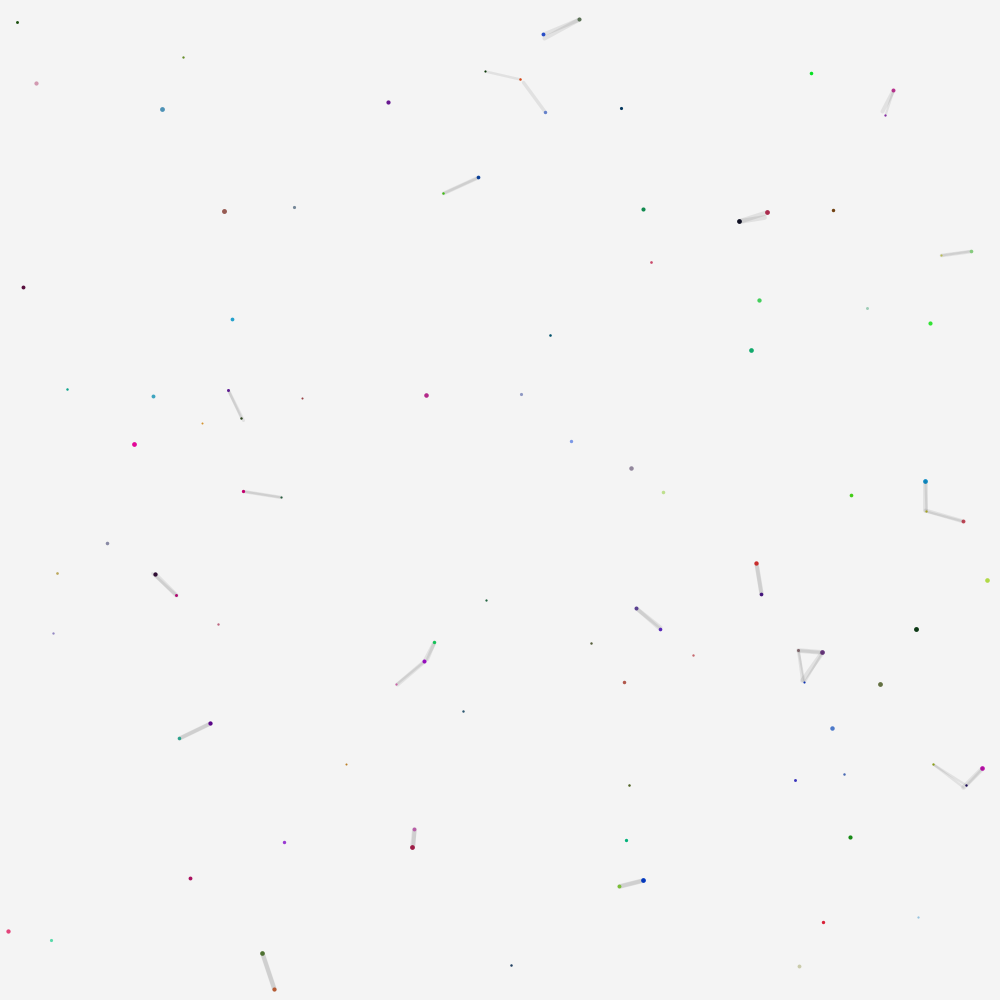
Frame 1 (no input)
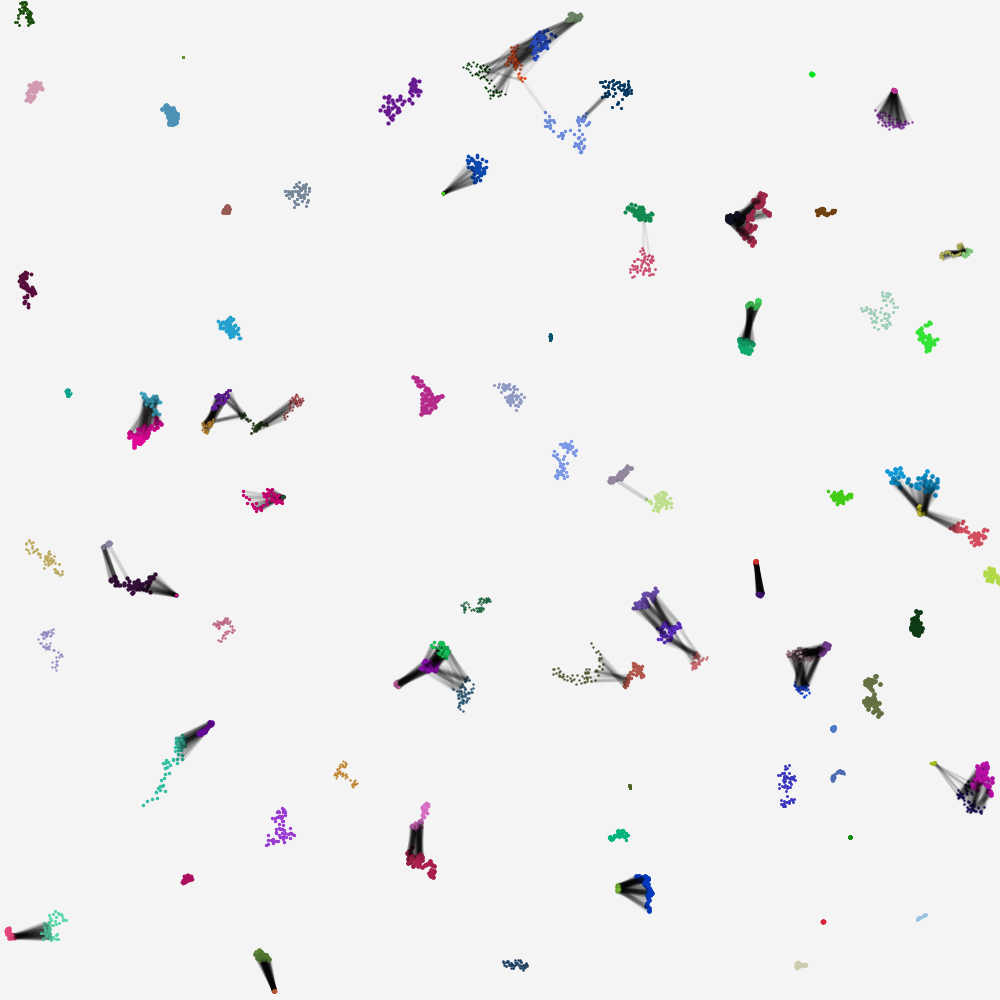
Frame 60 (the mouse pressed at the canvas centre just before this capture)
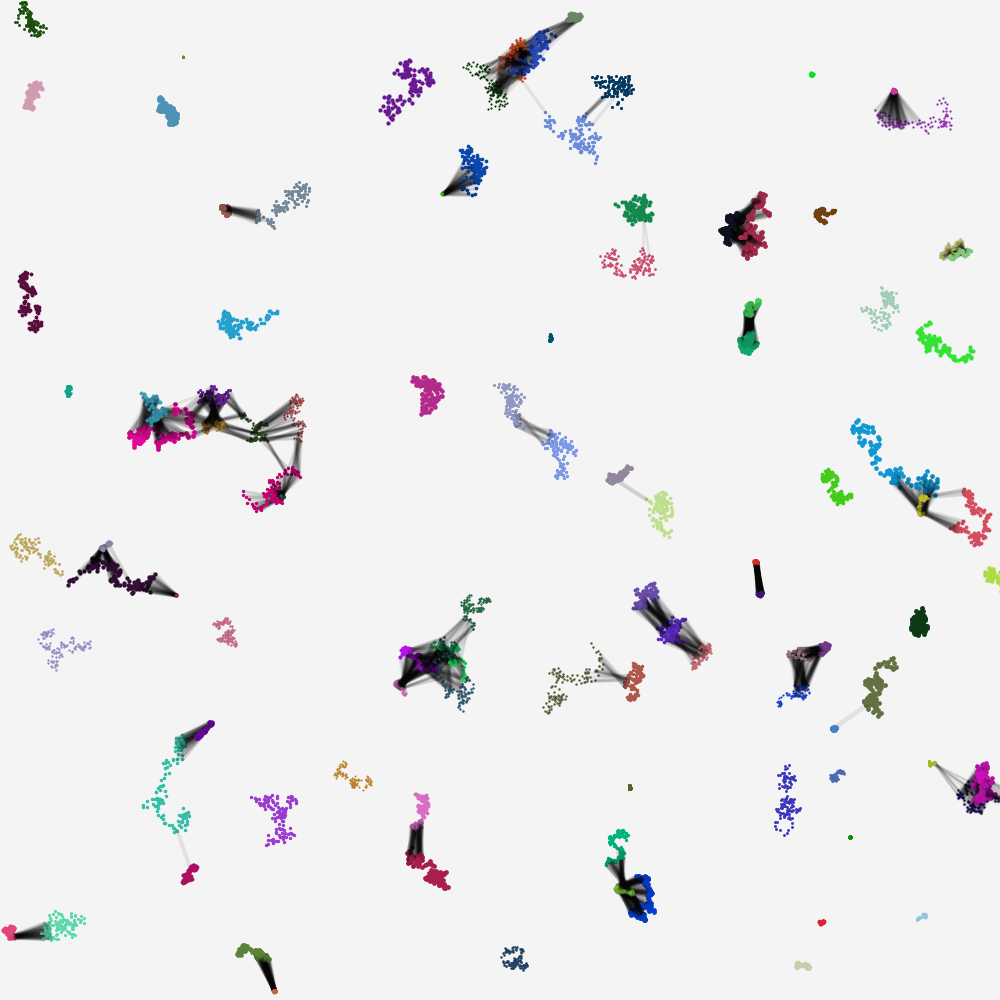
Frame 120 (the mouse held since frame 60 and released just before this capture)

The Processing sketch that drew these frames (run headless with seeded random() and noise(); from frame 60 on, the mouse is pressed at the canvas centre):

// Processing sketch: IntroToOOP
// ── IntroToOOP.pde
RW [] randwalk;
int num = 100;

void setup() {
 size(1000, 1000);
 background(244);
 randwalk = new RW[num]; //We are giving the array a size, otherwise we get NullPoiinterException
 for (int i = 0; i<num; i++) {
 randwalk[i] = new RW(random(height),random(width),random(6)); //effective, but doesn't do anything if we don't tell it to do anything -- an error will throw if there are no values in the parameters deifned by the constructor

 }
}

void draw() {
  /*for (int i = 0; i<num; i++) {
  randwalk[i].randomwalk(); //invoke the method of this object
  randwalk[i].prox();
  }
  */
  
  for (RW r : randwalk) { //this does the same thing as the for loop 
    r.randomwalk(); 
    r.prox();
  }
}

class RW {//when start instancing classes, just have this curly bracket at the beginning instead of parentheses
  float x;
  float y;
  float rstep;
  float sw = random(2,5);
  
  color c = color(random(255), random(255), random(255));
  
  RW(float x, float y, float rstep) {//constructor, like feeding values to a function
    this.x = x; //this --> means we are referencing this instance of the object
    this.y = y;
    this.rstep = rstep;
  }
  
  void randomwalk() {
   x = x+random(-rstep, rstep);
   y = y+random(-rstep, rstep);
  strokeWeight(sw);
  stroke(c);
  point(x,y);
 
  }
  
  void prox() {
   for (int i = 0; i<num; i++) {
    float d = dist(this.x, this.y, randwalk[i].x, randwalk[i].y); //compare distance between this object and the other ones
    
    if (d <=40) {
      stroke(0,20);
      line(this.x, this.y, randwalk[i].x, randwalk[i].y);
    }
   }
  }
}
